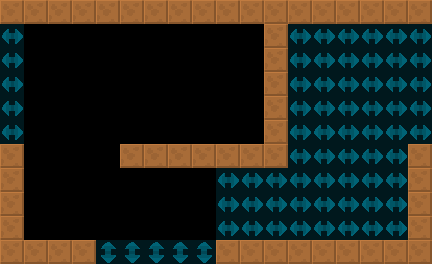

The image is a tile-based game level rendered from a .tmx file. Its description and source (layers, tilesets, objects; grid data summarised) follow:
An orthogonal 18x11 tile map with 24x24 px tiles, 2 tile layers (col, lnk), 2 tilesets and 2 objects (MoneyDoor, RandomLoot).

<map version="1.4" tiledversion="1.4.2" orientation="orthogonal" renderorder="right-down" width="18" height="11" tilewidth="24" tileheight="24" infinite="0" nextlayerid="4" nextobjectid="8">
 <tileset firstgid="6" source="../../lnk.tsx" />
 <tileset firstgid="1" source="../../col.tsx" />
 <layer id="1" name="col" width="18" height="11">
  <data>[198 cells, 51 non-empty, 1 distinct tile ids]</data>
 </layer>
 <layer id="2" name="lnk" width="18" height="11" opacity="0.5">
  <data>[198 cells, 69 non-empty, 2 distinct tile ids]</data>
 </layer>
 <objectgroup id="3" name="markers" opacity="0.5">
  <object id="1" name="MoneyDoor" type="MoneyDoor" x="144" y="120" width="24" height="24">
   <properties>
    <property name="yr" value="0" />
    <property name="xr" value="0" />
   </properties>
  </object>
  <object id="2" name="RandomLoot" type="RandomLoot" x="216" y="120" width="24" height="24">
   <properties>
    <property name="yr" value="0" />
    <property name="xr" value="0" />
   </properties>
  </object>
 </objectgroup>
</map>
